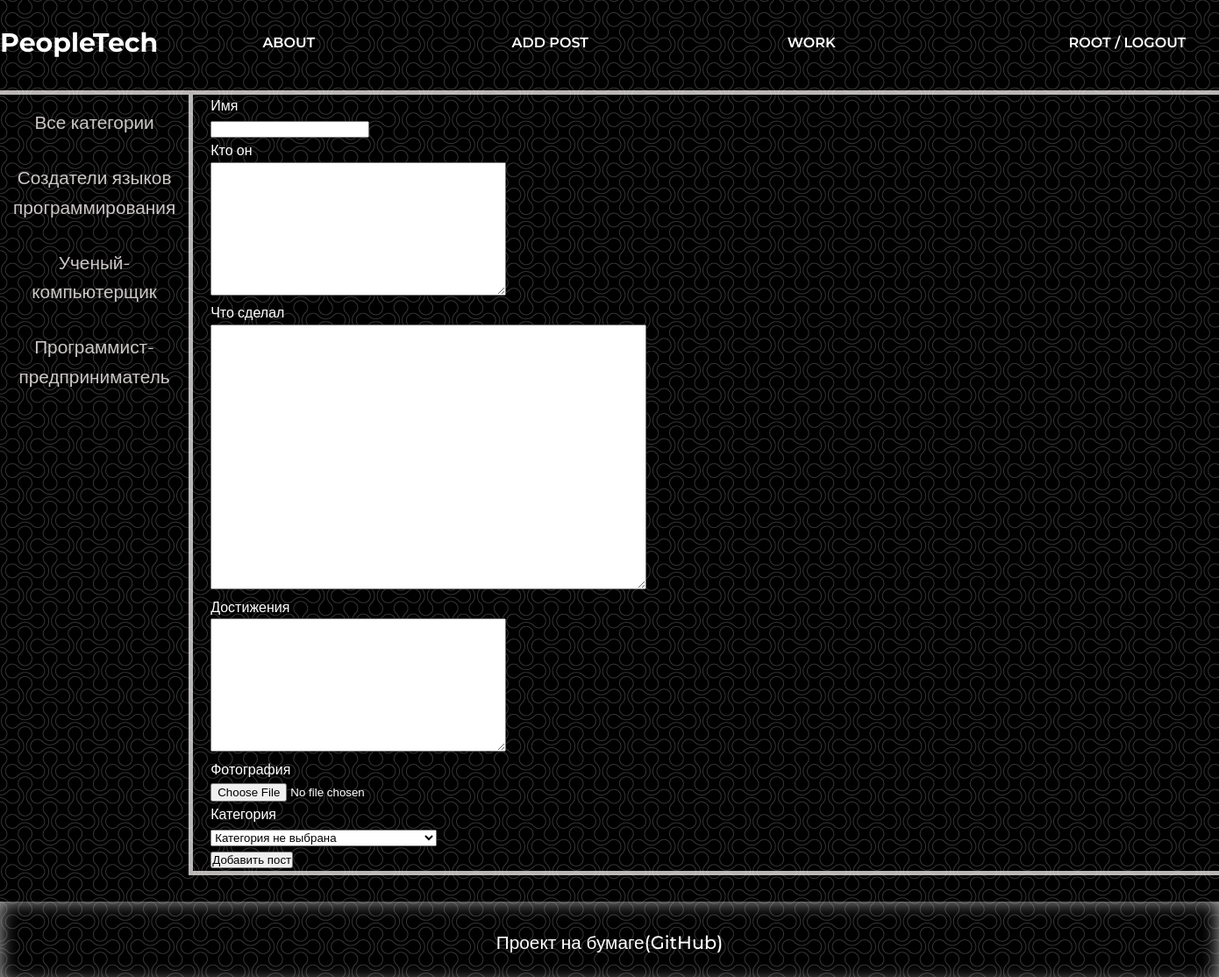
/add_post (signed in), run on the app's committed database.
### people_it/models.py (models this page shows)
class Category(models.Model):
    name = models.CharField(max_length=255, db_index=True)
    slug = models.SlugField(max_length=255, unique=True, db_index=True)
    def get_absolute_url(self):
        return reverse('categories', kwargs={'cat_slug': self.slug})
    def __str__(self):
        return self.name
    class Meta:
        verbose_name = "Категории"
        verbose_name_plural = "Категории"

### people_it/views.py (the view)
# urls.py: path('add_post', AddPost.as_view(), name='add_post'),
class AddPost(DataMixin, CreateView):
    form_class = AddPostForm
    template_name = 'people_it/add_post.html'
    context_object_name = 'form'
    def get_context_data(self, **kwargs):
        context = super().get_context_data(**kwargs)
        add_context = self.get_user_context(title="Создание поста", cat_selected=None)
        return dict(list(context.items()) + list(add_context.items()))

### people_it/forms.py (shortened to what this page needs)
class AddPostForm(forms.ModelForm):
    def __init__(self, *args, **kwargs):
        super().__init__(*args, **kwargs)
        self.fields['cat'].empty_label = "Категория не выбрана"
    class Meta:
        model = PeopleIt
        fields = ("name", "who_is", "what_did","achievements", "photo", "cat")
        widgets = {
            'name': forms.TextInput(attrs={"class":"form_input"}),
            'what_did': forms.Textarea(attrs={"cols":60, "rows":20})
        }

### people_it/utils.py (called while the page is built)
    def get_user_context(self, **kwargs):
        context = kwargs
        context["menu"] = menu
        if 'cat_selected' not in context:
            context['cat_selected'] = "all-categories"
        context["cats"] = Category.objects.all()
        return context

### people_it/templates/people_it/add_post.html (shortened to what this page needs)
{% extends "people_it/base.html" %}
{% block content %}
<div class="form_body">
    <form action="{% url 'add_post' %}" method="POST", enctype="multipart/form-data">
        {% for form_item in form %}
            <label for="{{ form_item.if_for_label }}" class="form_label">{{ form_item.label }} </label><p class="form_content">{{form_item}}</p>
        {% endfor %}
        <button type="submit" class="btn_submit">Добавить пост</button>
    </form>
</div>
{% endblock %}

### people_it/templates/people_it/base.html (shortened to what this page needs)
{% load static %}
<!DOCTYPE html>
<html lang="en">
<head>
    <link rel="stylesheet" href="{% static 'people_it/css/FirstCss.css' %}">
</head>
<body>
<div class="wrapper">
    <div class="content">
        <header class="header">
            <div class="container">
                <div class="header_inner">
                    <a href ='{% url "home" %}' class="header_logo">PeopleTech</a>
                    <nav class="header_nav">
                        {% block menu %}
                        {% for menu in menu %}
                        <div class="header_items"><a href="{% url menu.url_name %}" class="header_links">{{ menu.name }}</a></div>
                        {% endfor %}
                        {% if user.is_authenticated %}
                            <div class="header_last_item">{{user.username }} / <a href="{% url 'logout' %}" class="header_links">LogOut</a></div>
                        {% else %}
                            <div class="header_last_item"><a href="{% url 'login' %}" class="header_links">Sign In</a> / <a href="{% url 'register' %}" class="header_links">Sign Up</a></div>
                        {% endif %}
                        {% endblock %}
                    </nav>
                </div>
            </div>
        </header>
        <div class="container">
            <div class="content_inner">
                <nav class="content_cats">
                {% block categories %}
                {% if cat_selected == "all-categories" %}
                    <div class="cats_items"><div class="cats_selected">Все категории</div></div>
                {% else %}
                    <div class="cats_items"><a href="{% url 'home' %}" class="cats_links">Все категории</a></div>
                {% endif %}
                {% for cat in cats %}
                {% if cat_selected == cat %}
                    <div class="cats_items"><div class="cats_selected">{{cat.name}}</div></div>
                {% else %}
                    <div class="cats_items"><a href="{{ cat.get_absolute_url }}" class="cats_links">{{cat.name}}</a></div>
                {% endif %}
                {% endfor %}
                {% endblock %}
                </nav>
                <div class="content_posts">
                {% block content %}
                {% endblock %}
                </div>
            </div>
        </div>
        <div>
        <div class="footer">
            <div class="footer_row">
                <div class="footer_item"><a href="https://github.com/Kirill-Makarov-genius/First-Django-Project" class="footer_link">Проект на бумаге(GitHub)</a></div>
            </div>
        </div>
    </div>
</div>
</body>
</html>

### people_it/static/people_it/css/FirstCss.css (style rules this page uses)
html { background: url(../images/fon.png) repeat; margin: 0 auto; }
body { font-family: 'Montserrat', sans-serif; font-size: 1em; line-height: 1.6; color: rgb(255, 255, 255); margin:0; padding:0; }
* { margin: 0; padding: 0; }
.wrapper { display: flex; flex-direction: column; }
.container { margin: 0 auto; max-width: 1500px; width: 100%; }
.content { width: 100%; height: 100%; }
.content_inner { display: flex; }
.content_cats { display: flex; flex-direction: column; max-width: 20%; }
.cats_items { margin: 15px; align-items: center; text-align: center; font-size: 1.3em; text-align: center; text-decoration: none; }
.cats_links { position: relative; text-decoration: none; color: rgb(204, 198, 198); transition: color .1s linear; }
.cats_links:after { content: ""; opacity: 0; width: 100%; height: 0px; position: absolute; top: 100%; left: 0; z-index: 1; transition: opacity .1s linear; background-color: #fce38a; }
.content_posts { min-width: 90%; display: flex; flex-direction: column; border-left: 5px solid rgb(241, 236, 236, 0.774); border-right: 5px solid rgb(241, 236, 236, 0.774); border-bottom: 5px solid rgb(241, 236, 236, 0.774); margin-bottom: 30px; }
.header { border-bottom: 5px solid rgba(241, 236, 236, 0.774); min-width: 100%; }
.header_inner { display: flex; padding-top: 25px; margin-bottom: 30px; }
.header_logo { display: inline-block; font-size: 30px; color: #ffff; font-weight: 700; text-decoration: none; }
.header_nav { display: flex; flex: 1 1 auto; font-size: 16px; font-weight: 600; text-transform: uppercase; align-items: center; min-width: 100%; }
.header_items { width: 20%; text-align: center; margin: 0 10px; }
.header_last_item { text-align: right; width: 20%; }
.header_links { color: #ffff; position: relative; text-decoration: none; transition: color .1s linear; }
.header_links:after { content: ""; opacity: 0; width: 100%; height: 3px; position: absolute; top: 100%; left: 0; z-index: 1; transition: opacity .1s linear; background-color: #fce38a; }
.form_body { display: flex; margin-left: 20px; justify-content: left; }
.footer { display: flex; justify-content: center; align-items: center; box-shadow: 0px 0px 20px rgb(180, 180, 180) inset; padding: 30px; flex: 1 1 auto; }
.footer_item { font-size: 1.3em; font-weight: 500; }
.footer_link { text-decoration: none; color: rgb(255, 255, 255); }

### data on the page
Category: name "Создатели языков программирования"
Category: name "Ученый-компьютерщик"
Category: name "Программист-предприниматель"

### other printed values
{{ menu.name }} "ABOUT" "ADD POST" "WORK"
{{ user.username }} "ROOT"
